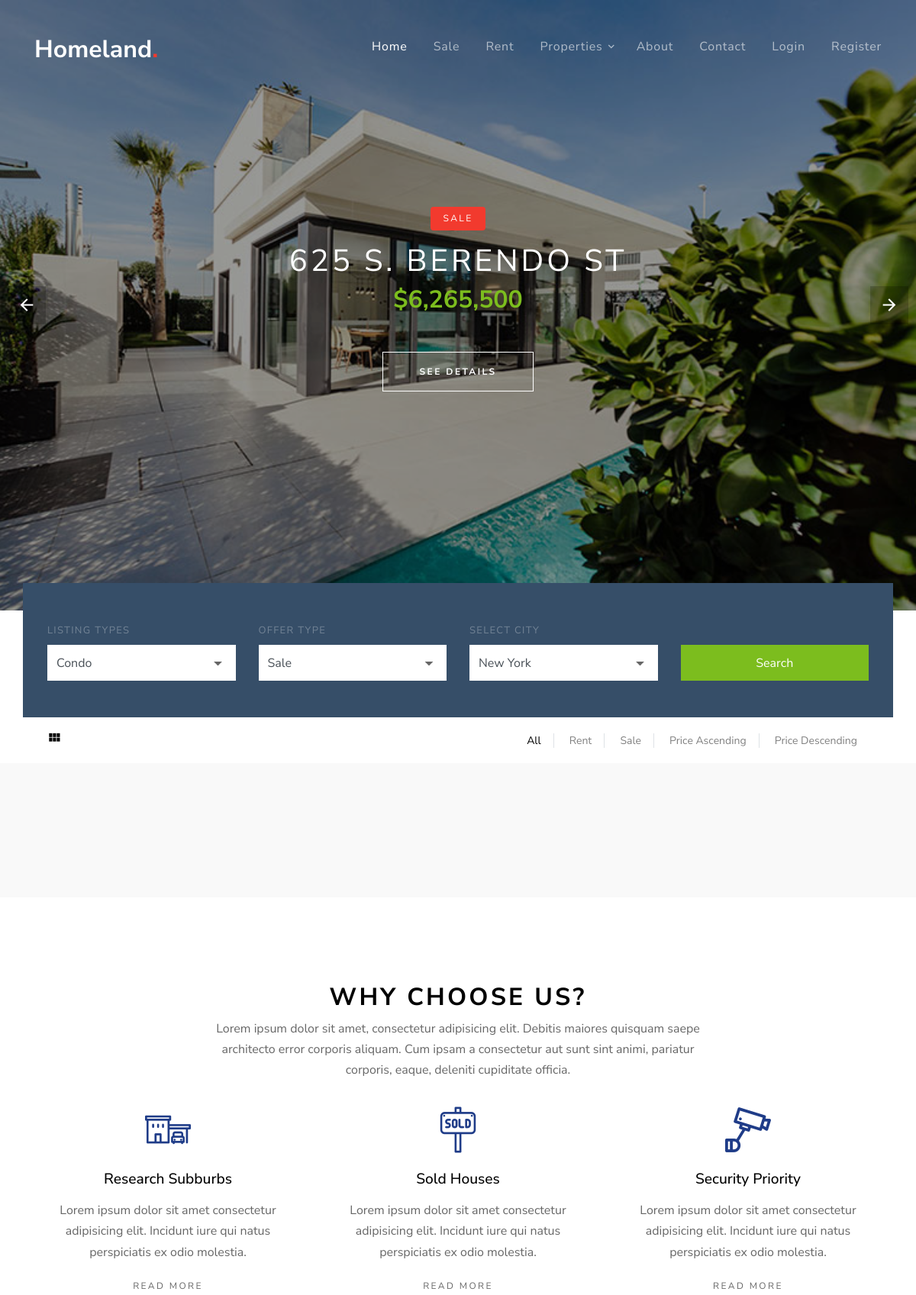
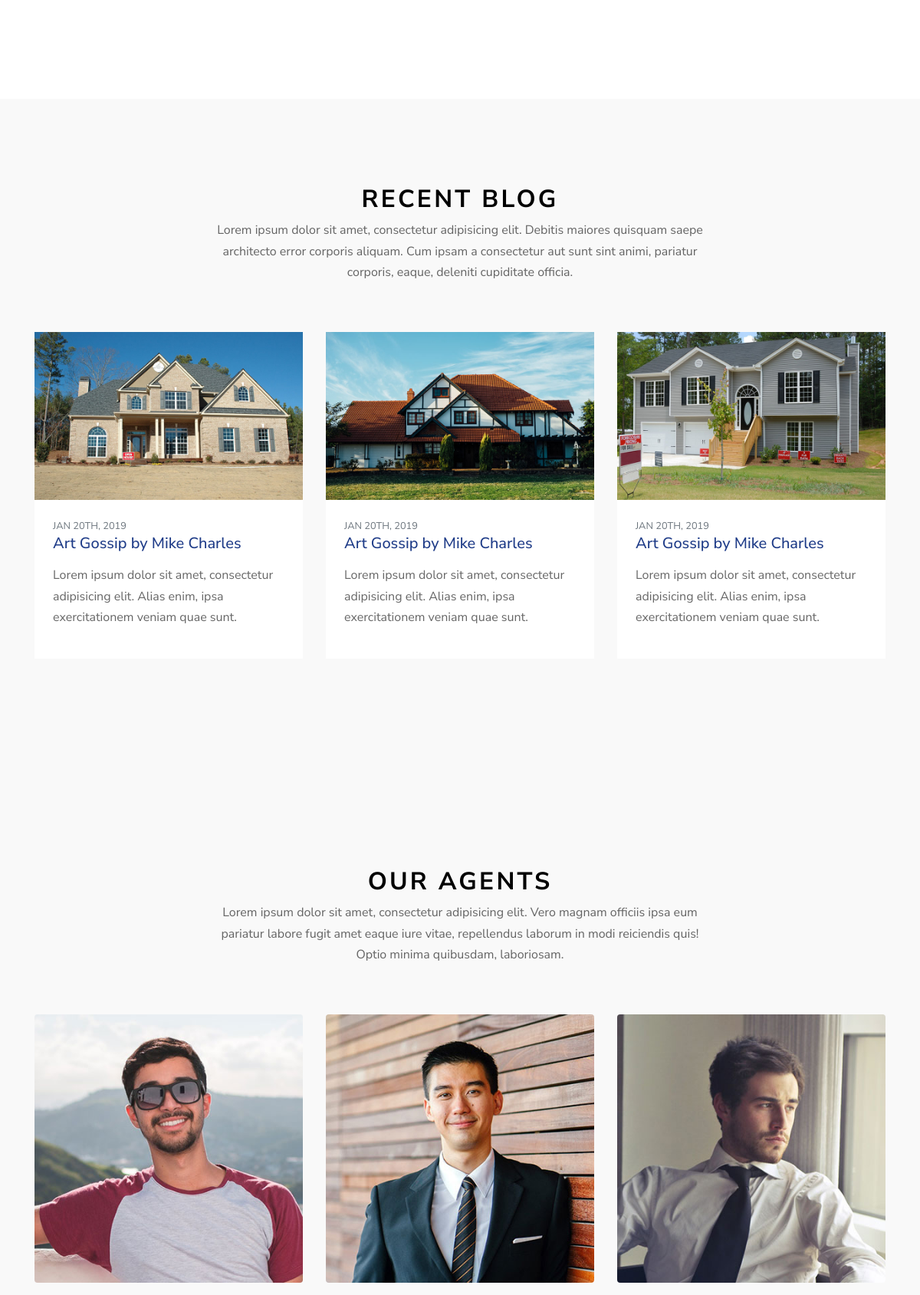
/categories.php (upper part), run on the app's committed database (2 pictures, top to bottom).
### tables this page shows
CREATE TABLE `props` (
  `_id` int(11) NOT NULL,
  `name` varchar(255) NOT NULL,
  `_location` varchar(255) NOT NULL,
  `price` varchar(255) NOT NULL,
  `image` varchar(255) NOT NULL,
  `beds` int(10) NOT NULL,
  `bath` int(10) NOT NULL,
  `sq_ft` varchar(30) NOT NULL,
  `home_type` varchar(255) NOT NULL,
  `_type` varchar(255) NOT NULL,
  `year_built` varchar(225) NOT NULL,
  `price_sqft` int(50) NOT NULL,
  `description` varchar(255) NOT NULL,
  `admin_name` varchar(255) NOT NULL,
  `created_at` timestamp NOT NULL DEFAULT current_timestamp()
);

### categories.php (the view, shortened to what this page needs)
<?php include "inc/header.php";?>
<?php include "config/config.php";?>
<?php
  $select = $conn->query("SELECT * FROM props");
  $select->execute();
  $props = $select->fetchAll(PDO::FETCH_ASSOC);
?>
    <div class="slide-one-item home-slider owl-carousel">
      <?php foreach ($props as $prop): ?>
        <div class="site-blocks-cover overlay" style="background-image: url(images/<?php echo $prop["image"]; ?>);" data-aos="fade" data-stellar-background-ratio="0.5">
          <div class="container">
            <div class="row align-items-center justify-content-center text-center">
              <div class="col-md-10">
                <span class="d-inline-block bg-<?php if($prop["home_type"] == "Rent"){ echo "success";}else{echo "danger";}?> text-white px-3 mb-3 property-offer-type rounded"><?php echo $prop["home_type"]; ?> </span>
                <h1 class="mb-2"><?php echo $prop["name"]; ?>  </h1>
                <p class="mb-5"><strong class="h2 text-success font-weight-bold">$<?php echo $prop["price"]; ?></strong></p>
                <p><a href="property-details.php?=id<?php echo $prop["_id"] ; ?>" class="btn btn-white btn-outline-white py-3 px-5 rounded-0 btn-2">See Details</a></p>
              </div>
            </div>
          </div>
        </div>
      <?php endforeach ; ?>
    </div>
    <div class="site-section site-section-sm pb-0">
      <div class="container">
        <div class="row">
          <form class="form-search col-md-12" style="margin-top: -100px;" method="POST" action="search.php#property" >
            <div class="row  align-items-end">
              <div class="col-md-3">
                <label for="list-types">Listing Types</label>
                <div class="select-wrap">
                  <select name="types" id="list-types" class="form-control d-block rounded-0">
                    <?php foreach($allcategories as $category) :?>
                      <option value="<?php echo str_replace('-', ' ', $category["Pname"]) ;?>"><?php echo preg_replace('/-/i', ' ', $category["Pname"] ) ;?></option>
                    <?php endforeach ;?>
                  </select>
                </div>
              </div>
              <div class="col-md-3">
                <label for="offer-types">Offer Type</label>
                <div class="select-wrap">
                  <select name="offers" id="offer-types" class="form-control d-block rounded-0">
                    <option value="Sale">Sale</option>
                  </select>
                </div>
              </div>
              <div class="col-md-3">
                <label for="select-city">Select City</label>
                <div class="select-wrap">
                  <select name="cites" id="select-city" class="form-control d-block rounded-0">
                    <option value="New York">New York</option>
                  </select>
                </div>
              </div>
              <div class="col-md-3">
                <input type="submit" name="submit" class="btn btn-success text-white btn-block rounded-0" value="Search">
              </div>
            </div>
          </form>
        </div>
        <div class="row">
          <div class="col-md-12">
            <div class="view-options bg-white py-3 px-3 d-md-flex align-items-center">
              <div class="mr-auto">
                <a href="<?php 'BASEURL' ?>" class="icon-view view-module active"><span class="icon-view_module"></span></a>
              </div>
              <div class="ml-auto d-flex align-items-center">
                <div>
                  <a href="<?php 'BASEURL' ?>" class="view-list px-3 border-right active">All</a>
                  <a href="index.php?type=Rent" class="view-list px-3 border-right">Rent</a>
                  <a href="index.php?type=sale" class="view-list px-3 border-right">Sale</a>
                  <a href="index.php?price=ASC" class="view-list px-3 border-right">Price Ascending</a>
                  <a href="index.php?price=DESC" class="view-list px-3">Price Descending</a>
                </div>
              </div>
            </div>
          </div>
        </div>
      </div>
    </div>
    <div class="site-section site-section-sm bg-light" id="property">
    </div>
    <div class="site-section">
      <div class="container">
        <div class="row justify-content-center">
          <div class="col-md-7 text-center">
            <div class="site-section-title">
              <h2>Why Choose Us?</h2>
            </div>
            <p>Lorem ipsum dolor sit amet, consectetur adipisicing elit. Debitis maiores quisquam saepe architecto error corporis aliquam. Cum ipsam a consectetur aut sunt sint animi, pariatur corporis, eaque, deleniti cupiditate officia.</p>
          </div>
        </div>
        <div class="row">
          <div class="col-md-6 col-lg-4">
            <a href="#" class="service text-center">
              <span class="icon flaticon-house"></span>
              <h2 class="service-heading">Research Subburbs</h2>
              <p>Lorem ipsum dolor sit amet consectetur adipisicing elit. Incidunt iure qui natus perspiciatis ex odio molestia.</p>
              <p><span class="read-more">Read More</span></p>
            </a>
          </div>
          <div class="col-md-6 col-lg-4">
            <a href="#" class="service text-center">
              <span class="icon flaticon-sold"></span>
              <h2 class="service-heading">Sold Houses</h2>
              <p>Lorem ipsum dolor sit amet consectetur adipisicing elit. Incidunt iure qui natus perspiciatis ex odio molestia.</p>
              <p><span class="read-more">Read More</span></p>
            </a>
          </div>
          <div class="col-md-6 col-lg-4">
            <a href="#" class="service text-center">
              <span class="icon flaticon-camera"></span>
              <h2 class="service-heading">Security Priority</h2>
              <p>Lorem ipsum dolor sit amet consectetur adipisicing elit. Incidunt iure qui natus perspiciatis ex odio molestia.</p>
              <p><span class="read-more">Read More</span></p>
            </a>
          </div>
        </div>
      </div>
    </div>
    <div class="site-section bg-light">
      <div class="container">
        <div class="row justify-content-center mb-5">
          <div class="col-md-7 text-center">
            <div class="site-section-title">
              <h2>Recent Blog</h2>
            </div>
            <p>Lorem ipsum dolor sit amet, consectetur adipisicing elit. Debitis maiores quisquam saepe architecto error corporis aliquam. Cum ipsam a consectetur aut sunt sint animi, pariatur corporis, eaque, deleniti cupiditate officia.</p>
          </div>
        </div>
        <div class="row">
          <div class="col-md-6 col-lg-4 mb-5" data-aos="fade-up" data-aos-delay="100">
            <a href="#"><img src="images/img_4.jpg" alt="Image" class="img-fluid"></a>
            <div class="p-4 bg-white">
              <span class="d-block text-secondary small text-uppercase">Jan 20th, 2019</span>
              <h2 class="h5 text-black mb-3"><a href="#">Art Gossip by Mike Charles</a></h2>
              <p>Lorem ipsum dolor sit amet, consectetur adipisicing elit. Alias enim, ipsa exercitationem veniam quae sunt.</p>
            </div>
          </div>
          <div class="col-md-6 col-lg-4 mb-5" data-aos="fade-up" data-aos-delay="200">
            <a href="#"><img src="images/img_2.jpg" alt="Image" class="img-fluid"></a>
            <div class="p-4 bg-white">
              <span class="d-block text-secondary small text-uppercase">Jan 20th, 2019</span>
              <h2 class="h5 text-black mb-3"><a href="#">Art Gossip by Mike Charles</a></h2>
              <p>Lorem ipsum dolor sit amet, consectetur adipisicing elit. Alias enim, ipsa exercitationem veniam quae sunt.</p>
            </div>
          </div>
          <div class="col-md-6 col-lg-4 mb-5" data-aos="fade-up" data-aos-delay="300">
            <a href="#"><img src="images/img_3.jpg" alt="Image" class="img-fluid"></a>
            <div class="p-4 bg-white">
              <span class="d-block text-secondary small text-uppercase">Jan 20th, 2019</span>
              <h2 class="h5 text-black mb-3"><a href="#">Art Gossip by Mike Charles</a></h2>
              <p>Lorem ipsum dolor sit amet, consectetur adipisicing elit. Alias enim, ipsa exercitationem veniam quae sunt.</p>
            </div>
          </div>
        </div>
      </div>
    </div>
    <div class="site-section bg-light">
    <div class="container">
      <div class="row mb-5 justify-content-center">
        <div class="col-md-7">
          <div class="site-section-title text-center">
            <h2>Our Agents</h2>
            <p>Lorem ipsum dolor sit amet, consectetur adipisicing elit. Vero magnam officiis ipsa eum pariatur labore fugit amet eaque iure vitae, repellendus laborum in modi reiciendis quis! Optio minima quibusdam, laboriosam.</p>
          </div>
        </div>
      </div>
      <div class="row">
          <div class="col-md-6 col-lg-4 mb-5 mb-lg-5">
            <div class="team-member">
              <img src="images/person_1.jpg" alt="Image" class="img-fluid rounded mb-4">
            </div>
          </div>
          <div class="col-md-6 col-lg-4 mb-5 mb-lg-5">
            <div class="team-member">
              <img src="images/person_2.jpg" alt="Image" class="img-fluid rounded mb-4">
            </div>
          </div>
          <div class="col-md-6 col-lg-4 mb-5 mb-lg-5">
            <div class="team-member">
              <img src="images/person_3.jpg" alt="Image" class="img-fluid rounded mb-4">
            </div>
          </div>
        </div>
    </div>
    </div>
    <?php require "inc/footer.php"; ?>

### css/style.css (style rules this page uses)
body { line-height: 1.7; color: rgba(0, 0, 0, 0.6); font-weight: 400; font-size: 1rem; font-family: "Roboto Mono", SFMono-Regular, Menlo, Monaco, Consolas, "Liberation Mono", "Courier New", monospace; font-family: "Nunito Sans", -apple-system, BlinkMacSystemFont, "Segoe UI", Roboto, "Helvetica Neue", Arial, sans-serif, "Apple Color Emoji", "Segoe UI Emoji", "Segoe UI Symbol", "Noto Color Emoji"; }
a { -webkit-transition: .3s all ease; -o-transition: .3s all ease; transition: .3s all ease; }
.text-black { color: #000 !important; }
.bg-light { background: #f9f9f9 !important; }
.btn { position: relative; top: 0; }
.btn.btn-2 { letter-spacing: .2em; text-transform: uppercase; font-size: 12px; font-weight: 700; }
.btn.btn-white.btn-outline-white { border-color: #fff; background: transparent; color: #fff; }
.form-control { height: 47px; }
.site-section { padding: 3em 0; }
@media (min-width: 768px) { .site-section { padding: 7em 0; } }
.site-section.site-section-sm { padding: 4em 0; }
.site-blocks-cover { background-size: cover; background-repeat: no-repeat; background-position: top; }
.site-blocks-cover.overlay { position: relative; }
.site-blocks-cover.overlay:before { position: absolute; content: ""; left: 0; bottom: 0; right: 0; top: 0; background: rgba(0, 0, 0, 0.4); }
.site-blocks-cover, .site-blocks-cover .row { min-height: 600px; height: calc(100vh); }
.site-blocks-cover h1 { font-weight: 900; color: #fff; font-weight: normal; letter-spacing: .1em; text-transform: uppercase; }
.site-blocks-cover p { color: #fff; font-size: 1.5rem; line-height: 1.5; }
.site-blocks-cover .property-offer-type { letter-spacing: .2em; font-size: 12px; text-transform: uppercase; padding-top: 5px; padding-bottom: 5px; }
.site-section-title h2 { text-transform: uppercase; color: #000; font-weight: 700; font-size: 2rem; letter-spacing: .1em; }
.form-search { background: #364e68; position: relative; z-index: 1; padding: 3rem 2rem; -webkit-box-shadow: 0 0px 30px 0px rbga(0, 0, 0, 1); box-shadow: 0 0px 30px 0px rbga(0, 0, 0, 1); }
.form-search label { text-transform: uppercase; font-size: 13px; letter-spacing: .1em; color: rgba(255, 255, 255, 0.3); }
.form-search .form-control { border: none; }
.form-search .btn[type="submit"] { height: 47px; }
.select-wrap { position: relative; }
.select-wrap select { -webkit-appearance: none; -moz-appearance: none; appearance: none; }
.block-13, .slide-one-item { position: relative; z-index: 1; }
.service { display: block; }
.service .icon { font-size: 60px; color: #1f3c88; }
.service .service-heading { color: #000; font-size: 1.2rem; margin-bottom: 1rem; }
.service p { color: rgba(0, 0, 0, 0.6); }
.service .read-more { text-transform: uppercase; font-size: 12px; letter-spacing: .2em; }
.view-options .icon-view { font-size: 20px; color: gray; }
.view-options .icon-view.active { color: #000; }
.view-options a { font-size: 14px; color: gray; }
.view-options a.active { color: #000; }

### data on the page
props: image (picture), home_type "SALE", name "625 S. BERENDO ST", price "6,265,500"

### other printed values
form field types "Condo"
